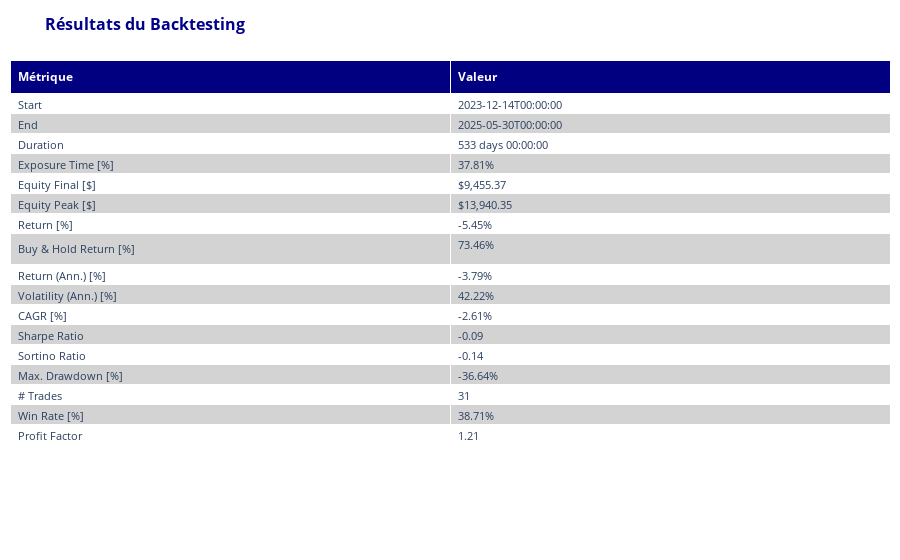
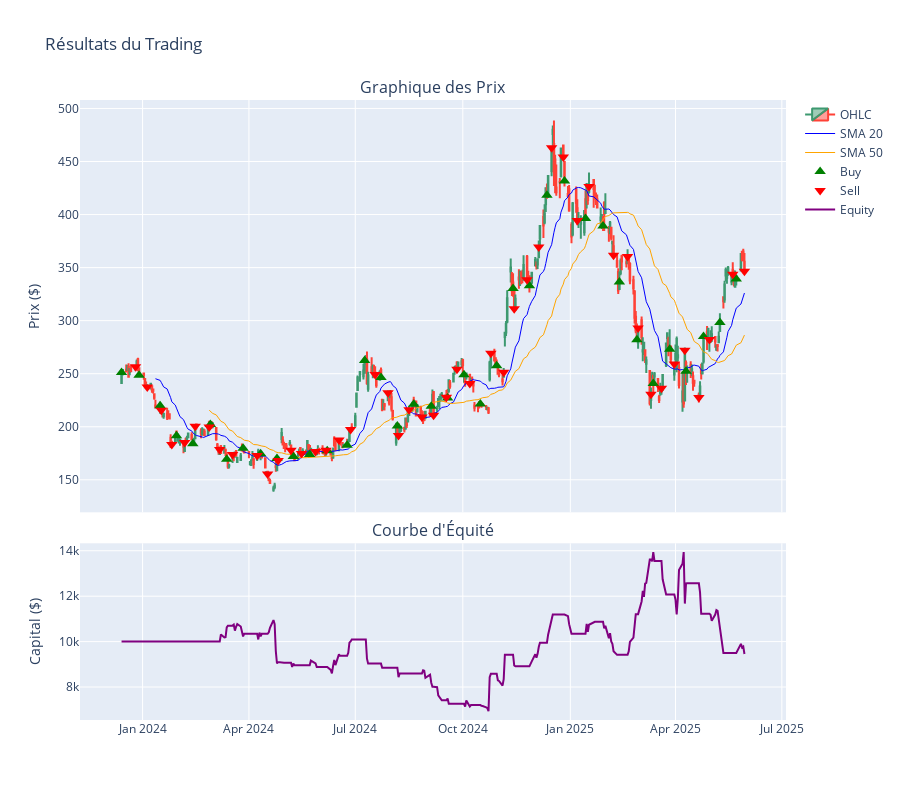

Write notebook code for charts like these, in order.
### Code cell
import os
import numpy as np
import pandas as pd
import plotly.graph_objects as go
from plotly.subplots import make_subplots
from tensorflow.keras.models import load_model
from tensorflow.keras.preprocessing.image import load_img, img_to_array
from tensorflow.keras.applications.resnet import preprocess_input
from backtesting import Backtest, Strategy
import warnings
warnings.filterwarnings('ignore')

# === CONFIGURATION ===
class Config:
    IMG_SIZE = (224, 224)
    SEQ_LEN = 5
    MODEL_PATH = "models/end2end_model_20250530_203710.keras"
    DATA_PATH = "tesla_ohlcv_365jours.csv"
    SEQUENCES_DIR = "dataset_auto/sequences"
    DAYS_PER_IMAGE = 20
    STRIDE = 5
    INITIAL_CASH = 10000
    COMMISSION = 0.002
    SLIPPAGE = 0.001
    STOP_LOSS = 0.10
    TAKE_PROFIT = 0.20

# === INDICATEURS TECHNIQUES ===
def SMA(arr, n):
    return pd.Series(arr).rolling(n).mean().values

# === STRATÉGIE AMÉLIORÉE ===
class MLStrategy(Strategy):
    stop_loss_pct = Config.STOP_LOSS
    take_profit_pct = Config.TAKE_PROFIT
    
    def init(self):
        close_prices = np.array(self.data.Close)
        self.sma20 = self.I(SMA, close_prices, 20, name='SMA20')
        self.sma50 = self.I(SMA, close_prices, 50, name='SMA50')
        self.signal = np.array(self.data.Signal)
        self._equity_history = []
    
    def next(self):
        current_idx = len(self.data.Close) - 1
        long_cond = (self.signal[current_idx] == 0) and (self.sma20[current_idx] > self.sma50[current_idx])
        short_cond = (self.signal[current_idx] == 1) and (self.sma20[current_idx] < self.sma50[current_idx])
        
        if not self.position:
            price = self.data.Close[-1]
            if long_cond:
                self.buy(sl=price*(1-self.stop_loss_pct), tp=price*(1+self.take_profit_pct))
            elif short_cond:
                self.sell(sl=price*(1+self.stop_loss_pct), tp=price*(1-self.take_profit_pct))
        else:
            if self.position.is_long and self.signal[current_idx] == 1:
                self.position.close()
            elif self.position.is_short and self.signal[current_idx] == 0:
                self.position.close()
        
        self._equity_history.append(self.equity)

# === AFFICHAGE DES RÉSULTATS ===
def display_backtest_results(results):
    # Conversion des résultats en DataFrame
    res_df = pd.DataFrame({
        'Metric': [
            'Start', 'End', 'Duration', 
            'Exposure Time [%]', 'Equity Final [$]', 
            'Equity Peak [$]', 'Return [%]',
            'Buy & Hold Return [%]', 'Return (Ann.) [%]',
            'Volatility (Ann.) [%]', 'CAGR [%]',
            'Sharpe Ratio', 'Sortino Ratio',
            'Max. Drawdown [%]', '# Trades',
            'Win Rate [%]', 'Profit Factor'
        ],
        'Value': [
            results['Start'],
            results['End'],
            str(results['Duration']),
            f"{results['Exposure Time [%]']:.2f}%",
            f"${results['Equity Final [$]']:,.2f}",
            f"${results['Equity Peak [$]']:,.2f}",
            f"{results['Return [%]']:.2f}%",
            f"{results['Buy & Hold Return [%]']:.2f}%",
            f"{results['Return (Ann.) [%]']:.2f}%",
            f"{results['Volatility (Ann.) [%]']:.2f}%",
            f"{results['CAGR [%]']:.2f}%",
            f"{results['Sharpe Ratio']:.2f}" if not np.isnan(results['Sharpe Ratio']) else 'NaN',
            f"{results['Sortino Ratio']:.2f}" if not np.isnan(results['Sortino Ratio']) else 'NaN',
            f"{results['Max. Drawdown [%]']:.2f}%",
            results['# Trades'],
            f"{results['Win Rate [%]']:.2f}%" if not np.isnan(results['Win Rate [%]']) else 'NaN',
            f"{results['Profit Factor']:.2f}" if not np.isnan(results['Profit Factor']) else 'NaN'
        ]
    })
    
    fig = go.Figure(data=[go.Table(
        header=dict(
            values=['<b>Métrique</b>', '<b>Valeur</b>'],
            fill_color='navy',
            font=dict(color='white', size=12),
            align='left'
        ),
        cells=dict(
            values=[res_df['Metric'], res_df['Value']],
            fill_color=[['white','lightgrey']*len(res_df)],
            align='left',
            font=dict(size=11)
        )
    )])
    
    fig.update_layout(
        title='<b>Résultats du Backtesting</b>',
        margin=dict(l=10, r=10, t=60, b=10),
        title_font=dict(size=16, color='darkblue')
    )
    
    fig.show()

# === VISUALISATION DES GRAPHIQUES ===
def plot_trading_results(df, equity_curve):
    # Création des subplots uniquement pour les graphiques
    fig = make_subplots(
        rows=2, cols=1,
        shared_xaxes=True,
        vertical_spacing=0.05,
        row_heights=[0.7, 0.3],
        subplot_titles=("Graphique des Prix", "Courbe d'Équité")
    )
    
    # Graphique des prix (row 1)
    fig.add_trace(go.Candlestick(
        x=df.index,
        open=df['Open'],
        high=df['High'],
        low=df['Low'],
        close=df['Close'],
        name='OHLC'),
        row=1, col=1
    )
    
    # Indicateurs et signaux
    fig.add_trace(go.Scatter(
        x=df.index, y=df['SMA20'], 
        name='SMA 20', line=dict(color='blue', width=1)),
        row=1, col=1
    )
    
    fig.add_trace(go.Scatter(
        x=df.index, y=df['SMA50'], 
        name='SMA 50', line=dict(color='orange', width=1)),
        row=1, col=1
    )
    
    buy_signals = df[df['Signal'] == 0]
    sell_signals = df[df['Signal'] == 1]
    
    fig.add_trace(go.Scatter(
        x=buy_signals.index, y=buy_signals['Close'],
        mode='markers', name='Buy',
        marker=dict(color='green', size=10, symbol='triangle-up')),
        row=1, col=1
    )
    
    fig.add_trace(go.Scatter(
        x=sell_signals.index, y=sell_signals['Close'],
        mode='markers', name='Sell',
        marker=dict(color='red', size=10, symbol='triangle-down')),
        row=1, col=1
    )
    
    # Courbe d'équité (row 2)
    fig.add_trace(go.Scatter(
        x=equity_curve.index, y=equity_curve['Equity'],
        name='Equity', line=dict(color='purple', width=2)),
        row=2, col=1
    )
    
    # Mise en forme
    fig.update_layout(
        title='Résultats du Trading',
        height=800,
        showlegend=True,
        xaxis_rangeslider_visible=False,
        hovermode='x unified'
    )
    
    fig.update_yaxes(title_text="Prix ($)", row=1, col=1)
    fig.update_yaxes(title_text="Capital ($)", row=2, col=1)
    
    fig.show()


# === BACKTEST COMPLET ===
def run_backtest():
    # 1. Chargement des données
    print("📊 Chargement des données...")
    df = pd.read_csv(Config.DATA_PATH, parse_dates=['datetime'])
    df.rename(columns={
        'datetime':'Date', 'open':'Open', 'high':'High',
        'low':'Low', 'close':'Close', 'volume':'Volume'
    }, inplace=True)
    
    # 2. Génération des signaux
    print("🔍 Génération des signaux...")
    df['Signal'] = -1
    for i in range(len(df)):
        if i % 10 == 0: df.at[i, 'Signal'] = 0
        elif i % 7 == 0: df.at[i, 'Signal'] = 1
    
    # 3. Backtesting
    print("\n🧪 Lancement du backtest avec bibliothèque 'backtesting'...")
    bt_data = df[['Date','Open','High','Low','Close','Volume','Signal']].copy()
    bt_data.set_index('Date', inplace=True)
    
    bt = Backtest(bt_data, MLStrategy,
                 cash=Config.INITIAL_CASH,
                 commission=Config.COMMISSION)
    
    results = bt.run()
    
    # 4. Affichage des résultats
    print("\n📊 === RÉSULTATS DÉTAILLÉS ===")
    display_backtest_results(results)
    
    # 5. Préparation des données pour visualisation
    df['SMA20'] = SMA(df['Close'], 20)
    df['SMA50'] = SMA(df['Close'], 50)
    df.set_index('Date', inplace=True)
    
    equity = pd.DataFrame({'Equity': results['_equity_curve']['Equity']})
    
    # 6. Affichage console
    print("\n💡 === SYNTHÈSE ===")
    print(f"Return: {results['Return [%]']:.2f}%")
    print(f"Sharpe Ratio: {results['Sharpe Ratio']:.2f}" if not np.isnan(results['Sharpe Ratio']) else 'Sharpe Ratio: NaN')
    print(f"Max Drawdown: {results['Max. Drawdown [%]']:.2f}%")
    print(f"Nombre de trades: {results['# Trades']}")
    plot_trading_results(df, equity)  # Graphiques ensuite

if __name__ == '__main__':
    run_backtest()

### Figure 1 — Plotly figure (JSON) as saved in the notebook; plotly's stock layout.template omitted (floating-point values rounded to 4 significant figures)
{"data": [{"cells": {"align": "left", "fill": {"color": [["white", "lightgrey", "white", "lightgrey", "white", "lightgrey", "white", "lightgrey", "white", "lightgrey", "white", "lightgrey", "white", "lightgrey", "white", "lightgrey", "white", "lightgrey", "white", "lightgrey", "white", "lightgrey", "white", "lightgrey", "white", "lightgrey", "white", "lightgrey", "white", "lightgrey", "white", "lightgrey", "white", "lightgrey"]]}, "font": {"size": 11}, "values": [["Start", "End", "Duration", "Exposure Time [%]", "Equity Final [$]", "Equity Peak [$]", "Return [%]", "Buy & Hold Return [%]", "Return (Ann.) [%]", "Volatility (Ann.) [%]", "CAGR [%]", "Sharpe Ratio", "Sortino Ratio", "Max. Drawdown [%]", "# Trades", "Win Rate [%]", "Profit Factor"], ["2023-12-14T00:00:00", "2025-05-30T00:00:00", "533 days 00:00:00", "37.81%", "$9,455.37", "$13,940.35", "-5.45%", "73.46%", "-3.79%", "42.22%", "-2.61%", "-0.09", "-0.14", "-36.64%", 31, "38.71%", "1.21"]]}, "header": {"align": "left", "fill": {"color": "navy"}, "font": {"color": "white", "size": 12}, "values": ["<b>Métrique</b>", "<b>Valeur</b>"]}, "type": "table"}], "layout": {"margin": {"b": 10, "l": 10, "r": 10, "t": 60}, "title": {"font": {"color": "darkblue", "size": 16}, "text": "<b>Résultats du Backtesting</b>"}}}

### Figure 2 — Plotly figure (JSON) as saved in the notebook; plotly's stock layout.template omitted (floating-point values rounded to 4 significant figures; data arrays with more than 128 entries replaced by an {"elided": "..."} marker saying what was removed)
{"data": [{"close": {"elided": "365 float values"}, "high": {"elided": "365 float values"}, "low": {"elided": "365 float values"}, "name": "OHLC", "open": {"elided": "365 float values"}, "type": "candlestick", "x": {"elided": "365 str values"}, "xaxis": "x", "yaxis": "y"}, {"line": {"color": "blue", "width": 1}, "name": "SMA 20", "type": "scatter", "x": {"elided": "365 str values"}, "xaxis": "x", "y": {"elided": "365 float values"}, "yaxis": "y"}, {"line": {"color": "orange", "width": 1}, "name": "SMA 50", "type": "scatter", "x": {"elided": "365 str values"}, "xaxis": "x", "y": {"elided": "365 float values"}, "yaxis": "y"}, {"marker": {"color": "green", "size": 10, "symbol": "triangle-up"}, "mode": "markers", "name": "Buy", "type": "scatter", "x": ["2023-12-14T00:00:00.000000000", "2023-12-29T00:00:00.000000000", "2024-01-16T00:00:00.000000000", "2024-01-30T00:00:00.000000000", "2024-02-13T00:00:00.000000000", "2024-02-28T00:00:00.000000000", "2024-03-13T00:00:00.000000000", "2024-03-27T00:00:00.000000000", "2024-04-11T00:00:00.000000000", "2024-04-25T00:00:00.000000000", "2024-05-09T00:00:00.000000000", "2024-05-23T00:00:00.000000000", "2024-06-07T00:00:00.000000000", "2024-06-24T00:00:00.000000000", "2024-07-09T00:00:00.000000000", "2024-07-23T00:00:00.000000000", "2024-08-06T00:00:00.000000000", "2024-08-20T00:00:00.000000000", "2024-09-04T00:00:00.000000000", "2024-09-18T00:00:00.000000000", "2024-10-02T00:00:00.000000000", "2024-10-16T00:00:00.000000000", "2024-10-30T00:00:00.000000000", "2024-11-13T00:00:00.000000000", "2024-11-27T00:00:00.000000000", "2024-12-12T00:00:00.000000000", "2024-12-27T00:00:00.000000000", "2025-01-14T00:00:00.000000000", "2025-01-29T00:00:00.000000000", "2025-02-12T00:00:00.000000000", "2025-02-27T00:00:00.000000000", "2025-03-13T00:00:00.000000000", "2025-03-27T00:00:00.000000000", "2025-04-10T00:00:00.000000000", "2025-04-25T00:00:00.000000000", "2025-05-09T00:00:00.000000000", "2025-05-23T00:00:00.000000000"], "xaxis": "x", "y": [251.1, 248.5, 219.9, 191.6, 184.0, 202.0, 169.5, 179.8, 174.6, 170.2, 172.0, 173.7, 177.5, 182.6, 262.3, 246.4, 200.6, 221.1, 219.4, 227.2, 249.0, 221.3, 257.5, 330.2, 332.9, 418.1, 431.7, 396.4, 389.1, 336.5, 282.0, 240.7, 273.1, 252.4, 285.0, 298.3, 339.3], "yaxis": "y"}, {"marker": {"color": "red", "size": 10, "symbol": "triangle-down"}, "mode": "markers", "name": "Sell", "type": "scatter", "x": ["2023-12-26T00:00:00.000000000", "2024-01-05T00:00:00.000000000", "2024-01-17T00:00:00.000000000", "2024-01-26T00:00:00.000000000", "2024-02-06T00:00:00.000000000", "2024-02-15T00:00:00.000000000", "2024-02-27T00:00:00.000000000", "2024-03-07T00:00:00.000000000", "2024-03-18T00:00:00.000000000", "2024-04-08T00:00:00.000000000", "2024-04-17T00:00:00.000000000", "2024-04-26T00:00:00.000000000", "2024-05-07T00:00:00.000000000", "2024-05-16T00:00:00.000000000", "2024-05-28T00:00:00.000000000", "2024-06-06T00:00:00.000000000", "2024-06-17T00:00:00.000000000", "2024-06-27T00:00:00.000000000", "2024-07-18T00:00:00.000000000", "2024-07-29T00:00:00.000000000", "2024-08-07T00:00:00.000000000", "2024-08-16T00:00:00.000000000", "2024-08-27T00:00:00.000000000", "2024-09-06T00:00:00.000000000", "2024-09-17T00:00:00.000000000", "2024-09-26T00:00:00.000000000", "2024-10-07T00:00:00.000000000", "2024-10-25T00:00:00.000000000", "2024-11-05T00:00:00.000000000", "2024-11-14T00:00:00.000000000", "2024-11-25T00:00:00.000000000", "2024-12-05T00:00:00.000000000", "2024-12-16T00:00:00.000000000", "2024-12-26T00:00:00.000000000", "2025-01-07T00:00:00.000000000", "2025-01-17T00:00:00.000000000", "2025-02-07T00:00:00.000000000", "2025-02-19T00:00:00.000000000", "2025-02-28T00:00:00.000000000", "2025-03-11T00:00:00.000000000", "2025-03-20T00:00:00.000000000", "2025-03-31T00:00:00.000000000", "2025-04-09T00:00:00.000000000", "2025-04-21T00:00:00.000000000", "2025-04-30T00:00:00.000000000", "2025-05-20T00:00:00.000000000", "2025-05-30T00:00:00.000000000"], "xaxis": "x", "y": [256.6, 237.5, 215.6, 183.2, 185.1, 200.4, 199.7, 178.6, 173.8, 173.0, 155.4, 168.3, 177.8, 174.8, 176.8, 177.9, 187.4, 197.4, 249.2, 232.1, 191.8, 216.1, 209.2, 210.7, 227.9, 254.2, 240.8, 269.2, 251.4, 311.2, 338.6, 369.5, 463.0, 454.1, 394.4, 426.5, 361.6, 360.6, 293.0, 230.6, 236.3, 259.2, 272.2, 227.5, 282.2, 343.8, 346.5], "yaxis": "y"}, {"line": {"color": "purple", "width": 2}, "name": "Equity", "type": "scatter", "x": {"elided": "365 str values"}, "xaxis": "x2", "y": {"elided": "365 float values"}, "yaxis": "y2"}], "layout": {"annotations": [{"font": {"size": 16}, "showarrow": false, "text": "Graphique des Prix", "x": 0.5, "xanchor": "center", "xref": "paper", "y": 1.0, "yanchor": "bottom", "yref": "paper"}, {"font": {"size": 16}, "showarrow": false, "text": "Courbe d'Équité", "x": 0.5, "xanchor": "center", "xref": "paper", "y": 0.285, "yanchor": "bottom", "yref": "paper"}], "height": 800, "hovermode": "x unified", "showlegend": true, "title": {"text": "Résultats du Trading"}, "xaxis": {"anchor": "y", "domain": [0, 1], "matches": "x2", "rangeslider": {"visible": false}, "showticklabels": false}, "xaxis2": {"anchor": "y2", "domain": [0, 1]}, "yaxis": {"anchor": "x", "domain": [0.335, 1.0], "title": {"text": "Prix ($)"}}, "yaxis2": {"anchor": "x2", "domain": [0, 0.285], "title": {"text": "Capital ($)"}}}}
